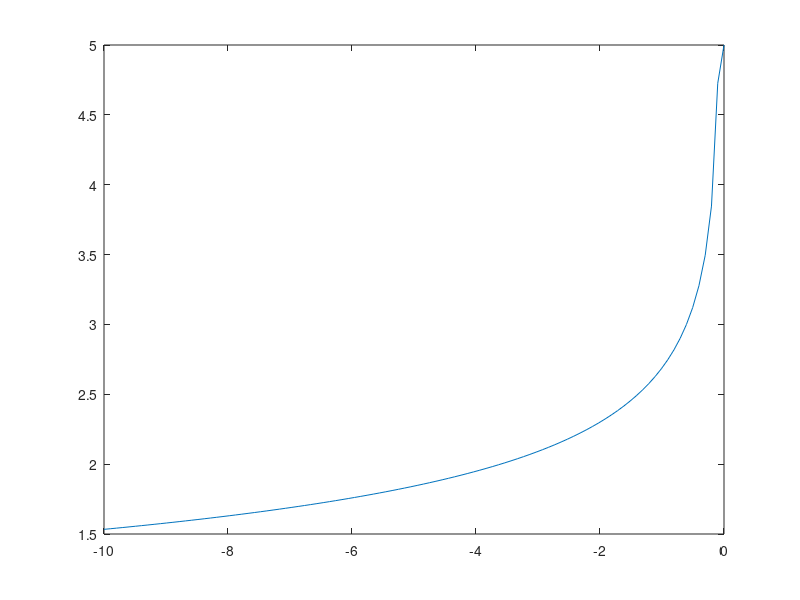

Write the MATLAB code that produced this figure.
%This program plots the pressure coeficient as a function of Mach number.

%Housecleaning
clear,clc,close all

Cp_A=input('Type the pressure coeficient at point A: ');
Mi=input('Type the upstream Mach number: '); 

Cp_A_plot=linspace(0,-10);

for i=1:length(Cp_A_plot)
    Ma_plot(i)=sqrt((1/0.2)*(-1+(1+0.2*Mi^2)*(0.5*1.4*Mi^2*Cp_A_plot(i)+1)^-(0.4/1.4)));
end

plot(Cp_A_plot,Ma_plot)

